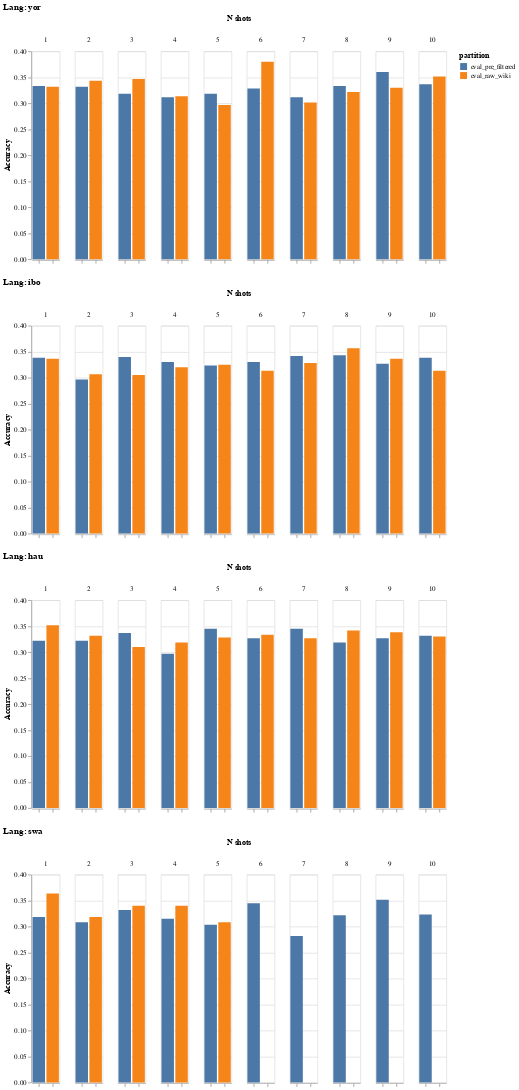

The code cell stored with this chart in its notebook:
### Code cell
import altair as alt

plots = []
for alias in df['alias'].unique():
    temp_plot = (
        alt.Chart(df[df['alias'] == alias], title=f"Lang: {alias.split('_')[-1]}")
        .mark_bar()
        .encode(
            x=alt.X("partition", title=None, axis=alt.Axis(labels=False)),
            y=alt.Y("acc,none", title="Accuracy"),
            column=alt.Column("n_shots", title="N shots"),
            color=alt.Color("partition"),
        )
    )
    plots.append(temp_plot)
final_plot = alt.vconcat(*plots)
final_plot

### Figure 1 — Vega-Lite specification as saved in the notebook (floating-point values rounded to 4 significant figures)
{"config": {"view": {"continuousWidth": 300, "continuousHeight": 300}}, "vconcat": [{"data": {"name": "data-2c1cc156a82a9813fcf2ac507ff98a95"}, "mark": {"type": "bar"}, "encoding": {"color": {"field": "partition", "type": "nominal"}, "column": {"field": "n_shots", "title": "N shots", "type": "quantitative"}, "x": {"axis": {"labels": false}, "field": "partition", "title": null, "type": "nominal"}, "y": {"field": "acc,none", "title": "Accuracy", "type": "quantitative"}}, "title": "Lang: yor"}, {"data": {"name": "data-1f065981a37c74af9de7e4d6a0ef4576"}, "mark": {"type": "bar"}, "encoding": {"color": {"field": "partition", "type": "nominal"}, "column": {"field": "n_shots", "title": "N shots", "type": "quantitative"}, "x": {"axis": {"labels": false}, "field": "partition", "title": null, "type": "nominal"}, "y": {"field": "acc,none", "title": "Accuracy", "type": "quantitative"}}, "title": "Lang: ibo"}, {"data": {"name": "data-18d6b3a36a7d53cca53e52f3168af152"}, "mark": {"type": "bar"}, "encoding": {"color": {"field": "partition", "type": "nominal"}, "column": {"field": "n_shots", "title": "N shots", "type": "quantitative"}, "x": {"axis": {"labels": false}, "field": "partition", "title": null, "type": "nominal"}, "y": {"field": "acc,none", "title": "Accuracy", "type": "quantitative"}}, "title": "Lang: hau"}, {"data": {"name": "data-b5f19ea90ad8da2a508e592f3b0466fb"}, "mark": {"type": "bar"}, "encoding": {"color": {"field": "partition", "type": "nominal"}, "column": {"field": "n_shots", "title": "N shots", "type": "quantitative"}, "x": {"axis": {"labels": false}, "field": "partition", "title": null, "type": "nominal"}, "y": {"field": "acc,none", "title": "Accuracy", "type": "quantitative"}}, "title": "Lang: swa"}], "$schema": "https://vega.github.io/schema/vega-lite/v5.20.1.json", "datasets": {"data-2c1cc156a82a9813fcf2ac507ff98a95": [{"alias": "afrixnli_native_direct_yor", "acc,none": 0.3317, "acc_stderr,none": 0.01924, "f1,none": 0.2692, "f1_stderr,none": "N/A", "n_shots": 2, "partition": "eval_pre_filtered"}, {"alias": "afrixnli_native_direct_yor", "acc,none": 0.3333, "acc_stderr,none": 0.01926, "f1,none": 0.259, "f1_stderr,none": "N/A", "n_shots": 8, "partition": "eval_pre_filtered"}, {"alias": "afrixnli_native_direct_yor", "acc,none": 0.3117, "acc_stderr,none": 0.01892, "f1,none": 0.2498, "f1_stderr,none": "N/A", "n_shots": 4, "partition": "eval_pre_filtered"}, {"alias": "afrixnli_native_direct_yor", "acc,none": 0.36, "acc_stderr,none": 0.01961, "f1,none": 0.279, "f1_stderr,none": "N/A", "n_shots": 9, "partition": "eval_pre_filtered"}, {"alias": "afrixnli_native_direct_yor", "acc,none": 0.3333, "acc_stderr,none": 0.01926, "f1,none": 0.2406, "f1_stderr,none": "N/A", "n_shots": 1, "partition": "eval_pre_filtered"}, {"alias": "afrixnli_native_direct_yor", "acc,none": 0.3117, "acc_stderr,none": 0.01892, "f1,none": 0.242, "f1_stderr,none": "N/A", "n_shots": 7, "partition": "eval_pre_filtered"}, {"alias": "afrixnli_native_direct_yor", "acc,none": 0.3283, "acc_stderr,none": 0.01919, "f1,none": 0.2577, "f1_stderr,none": "N/A", "n_shots": 6, "partition": "eval_pre_filtered"}, {"alias": "afrixnli_native_direct_yor", "acc,none": 0.3367, "acc_stderr,none": 0.01931, "f1,none": 0.2537, "f1_stderr,none": "N/A", "n_shots": 10, "partition": "eval_pre_filtered"}, {"alias": "afrixnli_native_direct_yor", "acc,none": 0.3183, "acc_stderr,none": 0.01903, "f1,none": 0.2521, "f1_stderr,none": "N/A", "n_shots": 5, "partition": "eval_pre_filtered"}, {"alias": "afrixnli_native_direct_yor", "acc,none": 0.3183, "acc_stderr,none": 0.01903, "f1,none": 0.2588, "f1_stderr,none": "N/A", "n_shots": 3, "partition": "eval_pre_filtered"}, {"alias": "afrixnli_native_direct_yor", "acc,none": 0.3017, "acc_stderr,none": 0.01875, "f1,none": 0.2711, "f1_stderr,none": "N/A", "n_shots": 7, "partition": "eval_raw_wiki"}, {"alias": "afrixnli_native_direct_yor", "acc,none": 0.33, "acc_stderr,none": 0.01921, "f1,none": 0.3118, "f1_stderr,none": "N/A", "n_shots": 9, "partition": "eval_raw_wiki"}, {"alias": "afrixnli_native_direct_yor", "acc,none": 0.3517, "acc_stderr,none": 0.01951, "f1,none": 0.3324, "f1_stderr,none": "N/A", "n_shots": 10, "partition": "eval_raw_wiki"}, {"alias": "afrixnli_native_direct_yor", "acc,none": 0.3467, "acc_stderr,none": 0.01945, "f1,none": 0.3211, "f1_stderr,none": "N/A", "n_shots": 3, "partition": "eval_raw_wiki"}, {"alias": "afrixnli_native_direct_yor", "acc,none": 0.3133, "acc_stderr,none": 0.01895, "f1,none": 0.3025, "f1_stderr,none": "N/A", "n_shots": 4, "partition": "eval_raw_wiki"}, {"alias": "afrixnli_native_direct_yor", "acc,none": 0.3217, "acc_stderr,none": 0.01909, "f1,none": 0.2985, "f1_stderr,none": "N/A", "n_shots": 8, "partition": "eval_raw_wiki"}, {"alias": "afrixnli_native_direct_yor", "acc,none": 0.3317, "acc_stderr,none": 0.01924, "f1,none": 0.2948, "f1_stderr,none": "N/A", "n_shots": 1, "partition": "eval_raw_wiki"}, {"alias": "afrixnli_native_direct_yor", "acc,none": 0.2967, "acc_stderr,none": 0.01866, "f1,none": 0.2769, "f1_stderr,none": "N/A", "n_shots": 5, "partition": "eval_raw_wiki"}, {"alias": "afrixnli_native_direct_yor", "acc,none": 0.38, "acc_stderr,none": 0.01983, "f1,none": 0.3652, "f1_stderr,none": "N/A", "n_shots": 6, "partition": "eval_raw_wiki"}, {"alias": "afrixnli_native_direct_yor", "acc,none": 0.3433, "acc_stderr,none": 0.0194, "f1,none": 0.3145, "f1_stderr,none": "N/A", "n_shots": 2, "partition": "eval_raw_wiki"}], "data-1f065981a37c74af9de7e4d6a0ef4576": [{"alias": "afrixnli_native_direct_ibo", "acc,none": 0.2967, "acc_stderr,none": 0.01866, "f1,none": 0.2871, "f1_stderr,none": "N/A", "n_shots": 2, "partition": "eval_pre_filtered"}, {"alias": "afrixnli_native_direct_ibo", "acc,none": 0.3433, "acc_stderr,none": 0.0194, "f1,none": 0.2452, "f1_stderr,none": "N/A", "n_shots": 8, "partition": "eval_pre_filtered"}, {"alias": "afrixnli_native_direct_ibo", "acc,none": 0.33, "acc_stderr,none": 0.01921, "f1,none": 0.2689, "f1_stderr,none": "N/A", "n_shots": 4, "partition": "eval_pre_filtered"}, {"alias": "afrixnli_native_direct_ibo", "acc,none": 0.3267, "acc_stderr,none": 0.01916, "f1,none": 0.2195, "f1_stderr,none": "N/A", "n_shots": 9, "partition": "eval_pre_filtered"}, {"alias": "afrixnli_native_direct_ibo", "acc,none": 0.3383, "acc_stderr,none": 0.01933, "f1,none": 0.3333, "f1_stderr,none": "N/A", "n_shots": 1, "partition": "eval_pre_filtered"}, {"alias": "afrixnli_native_direct_ibo", "acc,none": 0.3417, "acc_stderr,none": 0.01938, "f1,none": 0.2479, "f1_stderr,none": "N/A", "n_shots": 7, "partition": "eval_pre_filtered"}, {"alias": "afrixnli_native_direct_ibo", "acc,none": 0.33, "acc_stderr,none": 0.01921, "f1,none": 0.2451, "f1_stderr,none": "N/A", "n_shots": 6, "partition": "eval_pre_filtered"}, {"alias": "afrixnli_native_direct_ibo", "acc,none": 0.3383, "acc_stderr,none": 0.01933, "f1,none": 0.2242, "f1_stderr,none": "N/A", "n_shots": 10, "partition": "eval_pre_filtered"}, {"alias": "afrixnli_native_direct_ibo", "acc,none": 0.3233, "acc_stderr,none": 0.01911, "f1,none": 0.2448, "f1_stderr,none": "N/A", "n_shots": 5, "partition": "eval_pre_filtered"}, {"alias": "afrixnli_native_direct_ibo", "acc,none": 0.34, "acc_stderr,none": 0.01936, "f1,none": 0.2989, "f1_stderr,none": "N/A", "n_shots": 3, "partition": "eval_pre_filtered"}, {"alias": "afrixnli_native_direct_ibo", "acc,none": 0.3283, "acc_stderr,none": 0.01919, "f1,none": 0.2922, "f1_stderr,none": "N/A", "n_shots": 7, "partition": "eval_raw_wiki"}, {"alias": "afrixnli_native_direct_ibo", "acc,none": 0.3367, "acc_stderr,none": 0.01931, "f1,none": 0.3156, "f1_stderr,none": "N/A", "n_shots": 9, "partition": "eval_raw_wiki"}, {"alias": "afrixnli_native_direct_ibo", "acc,none": 0.3133, "acc_stderr,none": 0.01895, "f1,none": 0.2834, "f1_stderr,none": "N/A", "n_shots": 10, "partition": "eval_raw_wiki"}, {"alias": "afrixnli_native_direct_ibo", "acc,none": 0.305, "acc_stderr,none": 0.01881, "f1,none": 0.2703, "f1_stderr,none": "N/A", "n_shots": 3, "partition": "eval_raw_wiki"}, {"alias": "afrixnli_native_direct_ibo", "acc,none": 0.32, "acc_stderr,none": 0.01906, "f1,none": 0.2822, "f1_stderr,none": "N/A", "n_shots": 4, "partition": "eval_raw_wiki"}, {"alias": "afrixnli_native_direct_ibo", "acc,none": 0.3567, "acc_stderr,none": 0.01957, "f1,none": 0.3262, "f1_stderr,none": "N/A", "n_shots": 8, "partition": "eval_raw_wiki"}, {"alias": "afrixnli_native_direct_ibo", "acc,none": 0.3367, "acc_stderr,none": 0.01931, "f1,none": 0.289, "f1_stderr,none": "N/A", "n_shots": 1, "partition": "eval_raw_wiki"}, {"alias": "afrixnli_native_direct_ibo", "acc,none": 0.325, "acc_stderr,none": 0.01914, "f1,none": 0.291, "f1_stderr,none": "N/A", "n_shots": 5, "partition": "eval_raw_wiki"}, {"alias": "afrixnli_native_direct_ibo", "acc,none": 0.3133, "acc_stderr,none": 0.01895, "f1,none": 0.2826, "f1_stderr,none": "N/A", "n_shots": 6, "partition": "eval_raw_wiki"}, {"alias": "afrixnli_native_direct_ibo", "acc,none": 0.3067, "acc_stderr,none": 0.01884, "f1,none": 0.2802, "f1_stderr,none": "N/A", "n_shots": 2, "partition": "eval_raw_wiki"}], "data-18d6b3a36a7d53cca53e52f3168af152": [{"alias": "afrixnli_native_direct_hau", "acc,none": 0.3217, "acc_stderr,none": 0.01909, "f1,none": 0.2546, "f1_stderr,none": "N/A", "n_shots": 2, "partition": "eval_pre_filtered"}, {"alias": "afrixnli_native_direct_hau", "acc,none": 0.3183, "acc_stderr,none": 0.01903, "f1,none": 0.2544, "f1_stderr,none": "N/A", "n_shots": 8, "partition": "eval_pre_filtered"}, {"alias": "afrixnli_native_direct_hau", "acc,none": 0.2967, "acc_stderr,none": 0.01866, "f1,none": 0.2426, "f1_stderr,none": "N/A", "n_shots": 4, "partition": "eval_pre_filtered"}, {"alias": "afrixnli_native_direct_hau", "acc,none": 0.3267, "acc_stderr,none": 0.01916, "f1,none": 0.2606, "f1_stderr,none": "N/A", "n_shots": 9, "partition": "eval_pre_filtered"}, {"alias": "afrixnli_native_direct_hau", "acc,none": 0.3217, "acc_stderr,none": 0.01909, "f1,none": 0.2516, "f1_stderr,none": "N/A", "n_shots": 1, "partition": "eval_pre_filtered"}, {"alias": "afrixnli_native_direct_hau", "acc,none": 0.345, "acc_stderr,none": 0.01942, "f1,none": 0.2755, "f1_stderr,none": "N/A", "n_shots": 7, "partition": "eval_pre_filtered"}, {"alias": "afrixnli_native_direct_hau", "acc,none": 0.3267, "acc_stderr,none": 0.01916, "f1,none": 0.2631, "f1_stderr,none": "N/A", "n_shots": 6, "partition": "eval_pre_filtered"}, {"alias": "afrixnli_native_direct_hau", "acc,none": 0.3317, "acc_stderr,none": 0.01924, "f1,none": 0.2651, "f1_stderr,none": "N/A", "n_shots": 10, "partition": "eval_pre_filtered"}, {"alias": "afrixnli_native_direct_hau", "acc,none": 0.345, "acc_stderr,none": 0.01942, "f1,none": 0.2822, "f1_stderr,none": "N/A", "n_shots": 5, "partition": "eval_pre_filtered"}, {"alias": "afrixnli_native_direct_hau", "acc,none": 0.3367, "acc_stderr,none": 0.01931, "f1,none": 0.2716, "f1_stderr,none": "N/A", "n_shots": 3, "partition": "eval_pre_filtered"}, {"alias": "afrixnli_native_direct_hau", "acc,none": 0.3267, "acc_stderr,none": 0.01916, "f1,none": 0.1912, "f1_stderr,none": "N/A", "n_shots": 7, "partition": "eval_raw_wiki"}, {"alias": "afrixnli_native_direct_hau", "acc,none": 0.3383, "acc_stderr,none": 0.01933, "f1,none": 0.1868, "f1_stderr,none": "N/A", "n_shots": 9, "partition": "eval_raw_wiki"}, {"alias": "afrixnli_native_direct_hau", "acc,none": 0.33, "acc_stderr,none": 0.01921, "f1,none": 0.1713, "f1_stderr,none": "N/A", "n_shots": 10, "partition": "eval_raw_wiki"}, {"alias": "afrixnli_native_direct_hau", "acc,none": 0.31, "acc_stderr,none": 0.0189, "f1,none": 0.2602, "f1_stderr,none": "N/A", "n_shots": 3, "partition": "eval_raw_wiki"}, {"alias": "afrixnli_native_direct_hau", "acc,none": 0.3183, "acc_stderr,none": 0.01903, "f1,none": 0.2479, "f1_stderr,none": "N/A", "n_shots": 4, "partition": "eval_raw_wiki"}, {"alias": "afrixnli_native_direct_hau", "acc,none": 0.3417, "acc_stderr,none": 0.01938, "f1,none": 0.1983, "f1_stderr,none": "N/A", "n_shots": 8, "partition": "eval_raw_wiki"}, {"alias": "afrixnli_native_direct_hau", "acc,none": 0.3517, "acc_stderr,none": 0.01951, "f1,none": 0.333, "f1_stderr,none": "N/A", "n_shots": 1, "partition": "eval_raw_wiki"}, {"alias": "afrixnli_native_direct_hau", "acc,none": 0.3283, "acc_stderr,none": 0.01919, "f1,none": 0.2319, "f1_stderr,none": "N/A", "n_shots": 5, "partition": "eval_raw_wiki"}, {"alias": "afrixnli_native_direct_hau", "acc,none": 0.3333, "acc_stderr,none": 0.01926, "f1,none": 0.21, "f1_stderr,none": "N/A", "n_shots": 6, "partition": "eval_raw_wiki"}, {"alias": "afrixnli_native_direct_hau", "acc,none": 0.3317, "acc_stderr,none": 0.01924, "f1,none": 0.3189, "f1_stderr,none": "N/A", "n_shots": 2, "partition": "eval_raw_wiki"}], "data-b5f19ea90ad8da2a508e592f3b0466fb": [{"alias": "afrixnli_native_direct_swa", "acc,none": 0.3083, "acc_stderr,none": 0.01887, "f1,none": 0.2807, "f1_stderr,none": "N/A", "n_shots": 2, "partition": "eval_pre_filtered"}, {"alias": "afrixnli_native_direct_swa", "acc,none": 0.3217, "acc_stderr,none": 0.01909, "f1,none": 0.2701, "f1_stderr,none": "N/A", "n_shots": 8, "partition": "eval_pre_filtered"}, {"alias": "afrixnli_native_direct_swa", "acc,none": 0.315, "acc_stderr,none": 0.01898, "f1,none": 0.2784, "f1_stderr,none": "N/A", "n_shots": 4, "partition": "eval_pre_filtered"}, {"alias": "afrixnli_native_direct_swa", "acc,none": 0.3517, "acc_stderr,none": 0.01951, "f1,none": 0.3026, "f1_stderr,none": "N/A", "n_shots": 9, "partition": "eval_pre_filtered"}, {"alias": "afrixnli_native_direct_swa", "acc,none": 0.3183, "acc_stderr,none": 0.01903, "f1,none": 0.2912, "f1_stderr,none": "N/A", "n_shots": 1, "partition": "eval_pre_filtered"}, {"alias": "afrixnli_native_direct_swa", "acc,none": 0.2817, "acc_stderr,none": 0.01838, "f1,none": 0.2425, "f1_stderr,none": "N/A", "n_shots": 7, "partition": "eval_pre_filtered"}, {"alias": "afrixnli_native_direct_swa", "acc,none": 0.345, "acc_stderr,none": 0.01942, "f1,none": 0.302, "f1_stderr,none": "N/A", "n_shots": 6, "partition": "eval_pre_filtered"}, {"alias": "afrixnli_native_direct_swa", "acc,none": 0.3233, "acc_stderr,none": 0.01911, "f1,none": 0.2759, "f1_stderr,none": "N/A", "n_shots": 10, "partition": "eval_pre_filtered"}, {"alias": "afrixnli_native_direct_swa", "acc,none": 0.3033, "acc_stderr,none": 0.01878, "f1,none": 0.2644, "f1_stderr,none": "N/A", "n_shots": 5, "partition": "eval_pre_filtered"}, {"alias": "afrixnli_native_direct_swa", "acc,none": 0.3317, "acc_stderr,none": 0.01924, "f1,none": 0.2929, "f1_stderr,none": "N/A", "n_shots": 3, "partition": "eval_pre_filtered"}, {"alias": "afrixnli_native_direct_swa", "acc,none": 0.34, "acc_stderr,none": 0.01936, "f1,none": 0.292, "f1_stderr,none": "N/A", "n_shots": 3, "partition": "eval_raw_wiki"}, {"alias": "afrixnli_native_direct_swa", "acc,none": 0.34, "acc_stderr,none": 0.01936, "f1,none": 0.2863, "f1_stderr,none": "N/A", "n_shots": 4, "partition": "eval_raw_wiki"}, {"alias": "afrixnli_native_direct_swa", "acc,none": 0.3633, "acc_stderr,none": 0.01965, "f1,none": 0.3207, "f1_stderr,none": "N/A", "n_shots": 1, "partition": "eval_raw_wiki"}, {"alias": "afrixnli_native_direct_swa", "acc,none": 0.3083, "acc_stderr,none": 0.01887, "f1,none": 0.2449, "f1_stderr,none": "N/A", "n_shots": 5, "partition": "eval_raw_wiki"}, {"alias": "afrixnli_native_direct_swa", "acc,none": 0.3183, "acc_stderr,none": 0.01903, "f1,none": 0.2865, "f1_stderr,none": "N/A", "n_shots": 2, "partition": "eval_raw_wiki"}]}}
